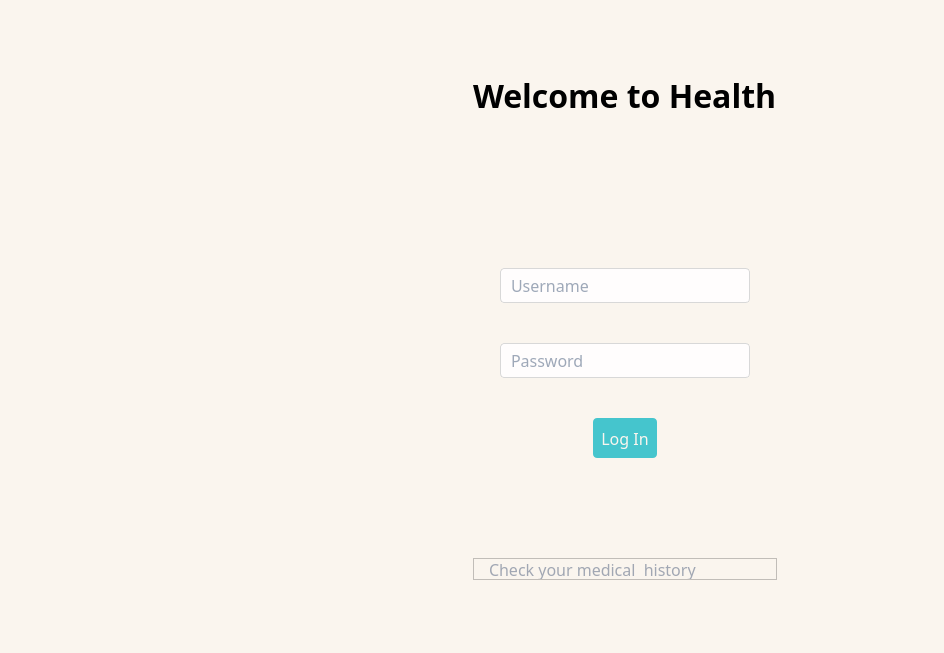
<?xml version="1.0" encoding="UTF-8"?>
<ui version="4.0">
 <class>LoginPage</class>
 <widget class="QWidget" name="LoginPage">
  <property name="geometry">
   <rect>
    <x>0</x>
    <y>0</y>
    <width>944</width>
    <height>653</height>
   </rect>
  </property>
  <property name="windowTitle">
   <string>Login Page</string>
  </property>
  <property name="styleSheet">
   <string notr="true">background-color: #faf5ee;



</string>
  </property>
  <layout class="QHBoxLayout" name="horizontalLayout">
   <item>
    <widget class="QWidget" name="leftSideWidget" native="true">
     <property name="sizePolicy">
      <sizepolicy hsizetype="Fixed" vsizetype="Preferred">
       <horstretch>0</horstretch>
       <verstretch>0</verstretch>
      </sizepolicy>
     </property>
     <property name="minimumSize">
      <size>
       <width>300</width>
       <height>0</height>
      </size>
     </property>
     <property name="styleSheet">
      <string notr="true">*{
background-image: url(&quot;:/icons/icons/bg.PNG&quot;);
}</string>
     </property>
    </widget>
   </item>
   <item>
    <widget class="QWidget" name="rightSideWidget" native="true">
     <layout class="QHBoxLayout" name="horizontalLayout_2">
      <item alignment="Qt::AlignHCenter|Qt::AlignVCenter">
       <widget class="QWidget" name="mainWidget" native="true">
        <property name="maximumSize">
         <size>
          <width>120000</width>
          <height>120000</height>
         </size>
        </property>
        <property name="styleSheet">
         <string notr="true">background-color: #faf5ee;


</string>
        </property>
        <layout class="QVBoxLayout" name="verticalLayout_2">
         <property name="spacing">
          <number>0</number>
         </property>
         <property name="topMargin">
          <number>0</number>
         </property>
         <property name="bottomMargin">
          <number>0</number>
         </property>
         <item alignment="Qt::AlignHCenter|Qt::AlignVCenter">
          <widget class="QLabel" name="WelcomeLabel">
           <property name="font">
            <font>
             <family>Rabbid Highway Sign IV</family>
             <pointsize>24</pointsize>
             <weight>75</weight>
             <bold>true</bold>
            </font>
           </property>
           <property name="text">
            <string>Welcome to Health</string>
           </property>
          </widget>
         </item>
         <item>
          <spacer name="verticalSpacer">
           <property name="orientation">
            <enum>Qt::Vertical</enum>
           </property>
           <property name="sizeType">
            <enum>QSizePolicy::Fixed</enum>
           </property>
           <property name="sizeHint" stdset="0">
            <size>
             <width>20</width>
             <height>150</height>
            </size>
           </property>
          </spacer>
         </item>
         <item alignment="Qt::AlignHCenter">
          <widget class="QLineEdit" name="username">
           <property name="minimumSize">
            <size>
             <width>250</width>
             <height>35</height>
            </size>
           </property>
           <property name="maximumSize">
            <size>
             <width>350</width>
             <height>35</height>
            </size>
           </property>
           <property name="font">
            <font>
             <family>Rabbid Highway Sign IV</family>
             <pointsize>12</pointsize>
             <weight>50</weight>
             <italic>false</italic>
             <bold>false</bold>
            </font>
           </property>
           <property name="styleSheet">
            <string notr="true">background-color: #fffdfd;
color: #3e5473;
border: 1px solid #d8d8d8;
border-radius: 4px;
padding: 0 8px;</string>
           </property>
           <property name="placeholderText">
            <string>Username</string>
           </property>
          </widget>
         </item>
         <item>
          <spacer name="verticalSpacer_3">
           <property name="orientation">
            <enum>Qt::Vertical</enum>
           </property>
           <property name="sizeType">
            <enum>QSizePolicy::Fixed</enum>
           </property>
           <property name="sizeHint" stdset="0">
            <size>
             <width>20</width>
             <height>40</height>
            </size>
           </property>
          </spacer>
         </item>
         <item alignment="Qt::AlignHCenter">
          <widget class="QLineEdit" name="password">
           <property name="minimumSize">
            <size>
             <width>250</width>
             <height>35</height>
            </size>
           </property>
           <property name="maximumSize">
            <size>
             <width>350</width>
             <height>35</height>
            </size>
           </property>
           <property name="font">
            <font>
             <family>Rabbid Highway Sign IV</family>
             <pointsize>12</pointsize>
             <weight>50</weight>
             <italic>false</italic>
             <bold>false</bold>
            </font>
           </property>
           <property name="styleSheet">
            <string notr="true">background-color: #fffdfd;
border: 1px solid #d8d8d8;
color: #3e5473;
border-radius: 4px;
padding: 0 8px;</string>
           </property>
           <property name="echoMode">
            <enum>QLineEdit::Password</enum>
           </property>
           <property name="placeholderText">
            <string>Password</string>
           </property>
          </widget>
         </item>
         <item>
          <spacer name="verticalSpacer_4">
           <property name="orientation">
            <enum>Qt::Vertical</enum>
           </property>
           <property name="sizeType">
            <enum>QSizePolicy::Fixed</enum>
           </property>
           <property name="sizeHint" stdset="0">
            <size>
             <width>20</width>
             <height>40</height>
            </size>
           </property>
          </spacer>
         </item>
         <item alignment="Qt::AlignHCenter">
          <widget class="QPushButton" name="loginButton">
           <property name="minimumSize">
            <size>
             <width>0</width>
             <height>40</height>
            </size>
           </property>
           <property name="maximumSize">
            <size>
             <width>80</width>
             <height>16777215</height>
            </size>
           </property>
           <property name="font">
            <font>
             <family>Rabbid Highway Sign IV</family>
             <pointsize>12</pointsize>
             <weight>50</weight>
             <italic>false</italic>
             <bold>false</bold>
            </font>
           </property>
           <property name="styleSheet">
            <string notr="true">background-color: #45c5cd;
color: #faf5ee;
border-radius: 4px;
padding: 0 8px;</string>
           </property>
           <property name="text">
            <string>Log In</string>
           </property>
          </widget>
         </item>
         <item>
          <spacer name="verticalSpacer_2">
           <property name="orientation">
            <enum>Qt::Vertical</enum>
           </property>
           <property name="sizeType">
            <enum>QSizePolicy::Fixed</enum>
           </property>
           <property name="sizeHint" stdset="0">
            <size>
             <width>20</width>
             <height>100</height>
            </size>
           </property>
          </spacer>
         </item>
         <item>
          <widget class="QFrame" name="frame">
           <property name="maximumSize">
            <size>
             <width>16777215</width>
             <height>100</height>
            </size>
           </property>
           <property name="font">
            <font>
             <family>Rabbid Highway Sign IV</family>
            </font>
           </property>
           <property name="styleSheet">
            <string notr="true">color: #a1a7b3;</string>
           </property>
           <property name="frameShape">
            <enum>QFrame::StyledPanel</enum>
           </property>
           <property name="frameShadow">
            <enum>QFrame::Raised</enum>
           </property>
           <layout class="QHBoxLayout" name="horizontalLayout_3">
            <property name="leftMargin">
             <number>0</number>
            </property>
            <property name="topMargin">
             <number>0</number>
            </property>
            <property name="rightMargin">
             <number>0</number>
            </property>
            <property name="bottomMargin">
             <number>0</number>
            </property>
            <item>
             <widget class="QLabel" name="historyLabel">
              <property name="maximumSize">
               <size>
                <width>220</width>
                <height>20</height>
               </size>
              </property>
              <property name="font">
               <font>
                <family>Rabbid Highway Sign IV</family>
                <pointsize>12</pointsize>
               </font>
              </property>
              <property name="text">
               <string>Check your medical  history</string>
              </property>
             </widget>
            </item>
            <item>
             <widget class="QPushButton" name="historyButton">
              <property name="maximumSize">
               <size>
                <width>30</width>
                <height>30</height>
               </size>
              </property>
              <property name="styleSheet">
               <string notr="true">background: transparent;
border: none;</string>
              </property>
              <property name="text">
               <string/>
              </property>
              <property name="icon">
               <iconset resource="resources.qrc">
                <normaloff>:/icons/icons/icons8-hospital-sign-64.png</normaloff>:/icons/icons/icons8-hospital-sign-64.png</iconset>
              </property>
              <property name="iconSize">
               <size>
                <width>30</width>
                <height>30</height>
               </size>
              </property>
             </widget>
            </item>
           </layout>
          </widget>
         </item>
        </layout>
       </widget>
      </item>
     </layout>
    </widget>
   </item>
  </layout>
 </widget>
 <resources>
  <include location="../resources.qrc"/>
  <include location="resources.qrc"/>
 </resources>
 <connections/>
</ui>
